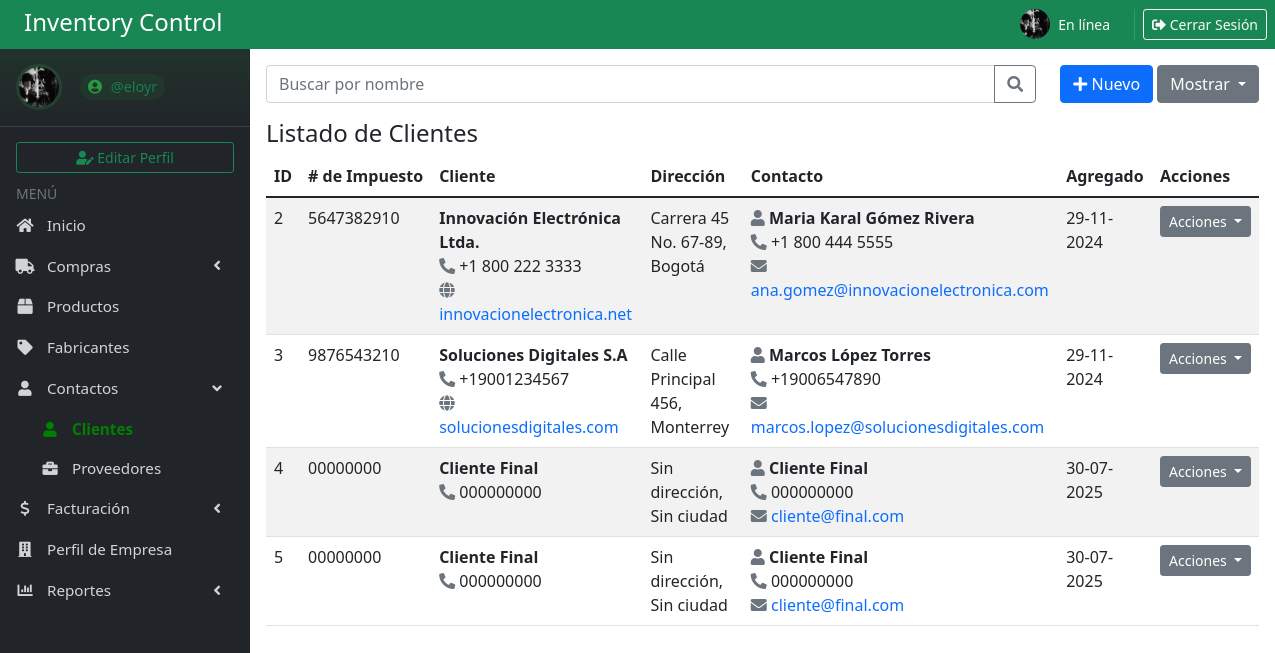
The app's page /clientes/ (signed in) with its own data.
### Inventario/models.py (models this page shows, shortened)
class Profile(models.Model):
    user = models.OneToOneField(User, on_delete=models.CASCADE)
    image = models.ImageField(upload_to='profile_pics/', default='profile_pics/default-avatar.png', blank=True)
    last_seen = models.DateTimeField(default=timezone.now)

class Cliente(models.Model):
    nombre = models.CharField(max_length=200)
    numero_impuesto = models.CharField(max_length=50, blank=True, null=True)
    sitio_web = models.URLField(max_length=200, blank=True, null=True)
    telefono_empresa = models.CharField(max_length=20)
    nombres = models.CharField(max_length=100)
    apellidos = models.CharField(max_length=100)
    correo_electronico = models.EmailField(max_length=254)
    telefono_contacto = models.CharField(max_length=20)
    calle = models.CharField(max_length=200)
    ciudad = models.CharField(max_length=100)
    region_provincia = models.CharField(max_length=100)
    codigo_postal = models.CharField(max_length=20)
    pais = models.CharField(max_length=100)
    fecha_registro = models.DateTimeField(auto_now_add=True)
    fecha_actualizacion = models.DateTimeField(auto_now=True)
    class Meta:
        verbose_name = "Cliente"
        verbose_name_plural = "Clientes"

### Inventario/views.py (the view)
# urls.py: path('clientes/', views.clientes, name='clientes'),
def clientes(request):
    clientes = Cliente.objects.all()
    context = {
        'clientes': clientes
    }
    return render(request, 'Inventario/clientes.html', context)

### Inventario/context_processors.py (called while the page is built)
def user_profile(request):
    if request.user.is_authenticated:
        profile, created = Profile.objects.get_or_create(user=request.user)
        now = timezone.now()
        online = (now - profile.last_seen) < timedelta(minutes=2)
        return {'user_profile': profile, 'is_online': online}
    return {}

### Inventario/templates/Inventario/clientes.html (shortened to what this page needs)
{% extends 'Inventario/base.html' %}
{% block content %}
<div class="container-fluid">
    <div class="row mb-3">
        <div class="col">
            <div class="input-group">
                <input type="text" class="form-control" placeholder="Buscar por nombre">
                <button class="btn btn-outline-secondary" type="button">
                    <i class="fas fa-search"></i>
                </button>
            </div>
        </div>
        <div class="col-auto">
            <button class="btn btn-primary" data-bs-toggle="modal" data-bs-target="#modalNuevoCliente">
                <i class="fas fa-plus"></i> Nuevo
            </button>
            <div class="btn-group">
                <button type="button" class="btn btn-secondary dropdown-toggle" data-bs-toggle="dropdown">
                    Mostrar
                </button>
            </div>
        </div>
    </div>
    <h4>Listado de Clientes</h4>
    <div class="table-responsive">
        <table class="table table-striped">
            <thead>
                <tr>
                    <th>ID</th>
                    <th style="white-space: nowrap;"># de Impuesto</th>
                    <th>Cliente</th>
                    <th>Dirección</th>
                    <th>Contacto</th>
                    <th>Agregado</th>
                    <th>Acciones</th>
                </tr>
            </thead>
            <tbody>
                {% for cliente in clientes %}
                <tr>
                    <td>{{ cliente.id }}</td>
                    <td>{{ cliente.numero_impuesto }}</td>
                    <td>
                        <strong>{{ cliente.nombre }}</strong>
                        <div>
                            <i class="fas fa-phone-alt text-secondary"></i> {{ cliente.telefono_empresa }}
                        </div>
                        {% if cliente.sitio_web %}
                        <div>
                            <i class="fas fa-globe text-secondary"></i>
                            <a href="{{ cliente.sitio_web }}" target="_blank" class="text-primary text-decoration-none">
                                {{ cliente.sitio_web|cut:"https://"|cut:"http://"|cut:"www." }}
                            </a>
                        </div>
                        {% endif %}
                    </td>
                    <td>
                        {{ cliente.calle }},<br>
                        {{ cliente.ciudad }}
                    </td>
                    <td>
                        <div>
                            <i class="fas fa-user text-secondary"></i> <strong>{{ cliente.nombres }} {{ cliente.apellidos }}</strong>
                        </div>
                        <div>
                            <i class="fas fa-phone-alt text-secondary"></i> {{ cliente.telefono_contacto }}
                        </div>
                        <div>
                            <i class="fas fa-envelope text-secondary"></i>
                            <a href="mailto:{{ cliente.correo_electronico }}" class="text-primary text-decoration-none">
                                {{ cliente.correo_electronico }}
                            </a>
                        </div>
                    </td>
                    <td>{{ cliente.fecha_registro|date:"d-m-Y" }}</td>
                    <td>
                        <div class="dropdown">
                            <button class="btn btn-secondary btn-sm dropdown-toggle" type="button" data-bs-toggle="dropdown">
                                Acciones
                            </button>
                        </div>
                    </td>
                </tr>
                {% endfor %}
            </tbody>
        </table>
    </div>
</div>
{% endblock %}

### Inventario/templates/Inventario/base.html (shortened to what this page needs)
{% load static %}
<!DOCTYPE html>
<html lang="es">
<head>
    <link rel="stylesheet" href="https://cdnjs.cloudflare.com/ajax/libs/font-awesome/6.0.0-beta3/css/all.min.css">
    <link href="https://cdn.jsdelivr.net/npm/bootstrap@5.1.3/dist/css/bootstrap.min.css" rel="stylesheet">
    <link rel="stylesheet" href="https://cdnjs.cloudflare.com/ajax/libs/font-awesome/5.15.4/css/all.min.css">
    <link rel="stylesheet" href="https://cdn.jsdelivr.net/npm/sweetalert2@11/dist/sweetalert2.min.css">
</head>
<body>
    <div class="container-fluid p-0">
        <div class="bg-success text-white p-2 d-flex justify-content-between align-items-center" style="position: relative; z-index: 1001;">
            <h4 class="mb-1 ms-3">Inventory Control</h4>
            <div class="d-flex align-items-center">
                {% if user.is_authenticated %}
                    {% if user_profile.image and user_profile.image.url %}
                        <img src="{{ user_profile.image.url }}" class="rounded-circle me-2" width="30" alt="Profile Picture">
                    {% else %}
                        <img src="{% static 'img/default-avatar.png' %}" class="rounded-circle me-2" width="30" alt="Default Avatar">
                    {% endif %}
                    <div class="me-3">
                        <div class="small text-light">{% if is_online %}En línea{% else %}Desconectado{% endif %}</div>
                    </div>
                    <a href="/logout/" class="btn btn-outline-light btn-sm">
                        <i class="fas fa-sign-out-alt"></i> Cerrar Sesión
                    </a>
                {% endif %}
            </div>
        </div>
        <div class="d-flex">
            <aside class="main-sidebar bg-dark" style="width: 250px;">
                <section class="sidebar">
                    <div class="user-panel d-flex align-items-center p-3">
                        <div class="image">
                            {% if user_profile.image and user_profile.image.url %}
                                <img src="{{ user_profile.image.url }}" class="rounded-circle" alt="User Image" width="40">
                            {% else %}
                                <img src="{% static 'img/default-avatar.png' %}" class="rounded-circle" alt="User Image" width="40">
                            {% endif %}
                        </div>
                        <div class="info ms-2">
                            <a href="#" class="text-success" style="text-decoration: none; font-size: 0.9rem; opacity: 0.9;">
                                <i class="fa fa-user-circle"></i> @{{ user.username }}
                            </a>
                        </div>
                    </div>
                    {% if user.is_authenticated %}
                        <div class="px-3 mb-2">
                            <a href="/editar_perfil/" class="btn btn-outline-success btn-sm w-100">
                                <i class="fa fa-user-edit"></i> Editar Perfil
                            </a>
                        </div>
                    {% endif %}
                    <div class="text-muted px-3">
                        <small>MENÚ</small>
                    </div>
                    <ul class="nav flex-column">
                        <li class="nav-item">
                            <a href="/panel_control" class="nav-link text-white">
                                <i class="fa fa-home"></i> <span>Inicio</span>
                            </a>
                        </li>
                        <li class="nav-item">
                            <a href="#" class="nav-link text-white d-flex justify-content-between align-items-center" data-bs-toggle="collapse" data-bs-target="#comprasMenu" aria-expanded="false" aria-controls="comprasMenu">
                                <div>
                                    <i class="fa fa-truck"></i>
                                    <span>Compras</span>
                                </div>
                                <i class="fa fa-angle-left collapse-icon"></i>
                            </a>
                        </li>
                        <li class="nav-item">
                            <a href="/productos/" class="nav-link text-white active3 {% if active_page == 'productos' %}active{% endif %}">
                                <i class="fa fa-box"></i> <span>Productos</span>
                            </a>
                        </li>
                        <li class="nav-item">
                            <a href="/fabricantes" class="nav-link text-white active4 {% if active_page == 'fabricantes' %}active{% endif %}">
                                <i class="fa fa-tag"></i> <span>Fabricantes</span>
                            </a>
                        </li>
                        <li class="nav-item">
                            <a href="#" class="nav-link text-white d-flex justify-content-between align-items-center" data-bs-toggle="collapse" data-bs-target="#contactosMenu" aria-expanded="false">
                                <div>
                                    <i class="fa fa-user"></i>
                                    <span>Contactos</span>
                                </div>
                                <i class="fa fa-angle-left collapse-icon"></i>
                            </a>
                            <ul class="collapse" id="contactosMenu">
                                <li><a href="/clientes/" class="nav-link text-white active5 {% if active_page == 'clientes' %}active{% endif %}"><i class="fa fa-user"></i> Clientes</a></li>
                                <li><a href="/proveedores/" class="nav-link text-white active6 {% if active_page == 'proveedores' %}active{% endif %}"><i class="fa fa-briefcase"></i> Proveedores</a></li>
                            </ul>
                        </li>
                        <li class="nav-item">
                            <a href="#" class="nav-link text-white d-flex justify-content-between align-items-center" data-bs-toggle="collapse" data-bs-target="#facturacionMenu" aria-expanded="false">
                                <div>
                                    <i class="fa fa-dollar"></i>
                                    <span>Facturación</span>
                                </div>
                                <i class="fa fa-angle-left collapse-icon float-end"></i>
                            </a>
                        </li>
                        <li class="nav-item">
                            <a href="/perfil_empresa/" class="nav-link text-white {% if active_page == 'perfil_empresa' %}active{% endif %}">
                                <i class="fas fa-building"></i> <span>Perfil de Empresa</span>
                            </a>
                        </li>
                        <li class="nav-item">
                            <a href="#" class="nav-link text-white d-flex justify-content-between align-items-center" data-bs-toggle="collapse" data-bs-target="#reporteMenu" aria-expanded="false">
                                <div>
                                    <i class="fa fa-chart-bar"></i>
                                    <span>Reportes</span>
                                </div>
                                <i class="fa fa-angle-left collapse-icon"></i>
                            </a>
                        </li>
                    </ul>
                </section>
            </aside>
            <main class="flex-grow-1 p-3">
                {% block content %}
                {% endblock %}
            </main>
        </div>
    </div>
</body>
</html>

### Inventario/templates/Inventario/base.html (style rules this page uses)
.main-sidebar { position: fixed; top: 48px; left: 0; width: 250px; height: calc(100vh - 48px); z-index: 1000; display: flex; flex-direction: column; overflow-y: auto; scrollbar-width: thin; scrollbar-color: rgba(255,255,255,0.1) transparent; }
.sidebar { flex: 1; display: flex; flex-direction: column; }
.nav-item { margin: 1px 0; }
.nav-link { padding: 8px 15px !important; color: rgba(255,255,255,.8) !important; transition: all 0.3s ease; font-size: 0.95rem; }
.collapse { padding-left: 25px; margin-top: 2px; }
.collapse .nav-link { padding: 8px 15px !important; }
.user-panel { padding: 12px; margin-bottom: 15px; border-bottom: 1px solid rgba(255,255,255,.1); background: linear-gradient(to bottom, rgba(40,167,69,0.1), transparent); }
.user-panel .image { padding: 3px; border-radius: 50%; background: rgba(40,167,69,0.2); margin-right: 10px; transition: all 0.3s ease; }
.user-panel .info { padding: 5px 0; }
.user-panel .info a { display: inline-block; padding: 2px 8px; border-radius: 15px; background: rgba(40,167,69,0.1); transition: all 0.3s ease; }
.user-panel .info i { margin-right: 5px; color: #28a745; }
main { margin-left: 250px; padding: 20px; }
.container-fluid { width: 100%; padding: 0; }
.nav-link i { width: 20px; text-align: center; margin-right: 8px; }
.nav-item { position: relative; }

### Inventario/templates/Inventario/clientes.html (style rules this page uses)
.active5 { color: green !important; font-weight: bold; }

### records on screen
Profile: image (picture)
Cliente: id "2", numero_impuesto "5647382910", nombre "Innovación Electrónica Ltda.", telefono_empresa "+1 800 222 3333", sitio_web "innovacionelectronica.net", calle "Carrera 45 No. 67-89", ciudad "Bogotá", nombres "Maria Karal", apellidos "Gómez Rivera", telefono_contacto "+1 800 444 5555", correo_electronico "ana.gomez@innovacionelectronica.com", fecha_registro "29-11-2024"
Cliente: id "3", numero_impuesto "9876543210", nombre "Soluciones Digitales S.A", telefono_empresa "+19001234567", sitio_web "solucionesdigitales.com", calle "Calle Principal 456", ciudad "Monterrey", nombres "Marcos", apellidos "López Torres", telefono_contacto "+19006547890", correo_electronico "marcos.lopez@solucionesdigitales.com", fecha_registro "29-11-2024"
Cliente: id "4", numero_impuesto "00000000", nombre "Cliente Final", telefono_empresa "000000000", calle "Sin dirección", ciudad "Sin ciudad", nombres "Cliente", apellidos "Final", telefono_contacto "000000000", correo_electronico "cliente@final.com", fecha_registro "30-07-2025"
Cliente: id "5", numero_impuesto "00000000", nombre "Cliente Final", telefono_empresa "000000000", calle "Sin dirección", ciudad "Sin ciudad", nombres "Cliente", apellidos "Final", telefono_contacto "000000000", correo_electronico "cliente@final.com", fecha_registro "30-07-2025"

### other values on screen
{{ user.username }} "eloyr"
